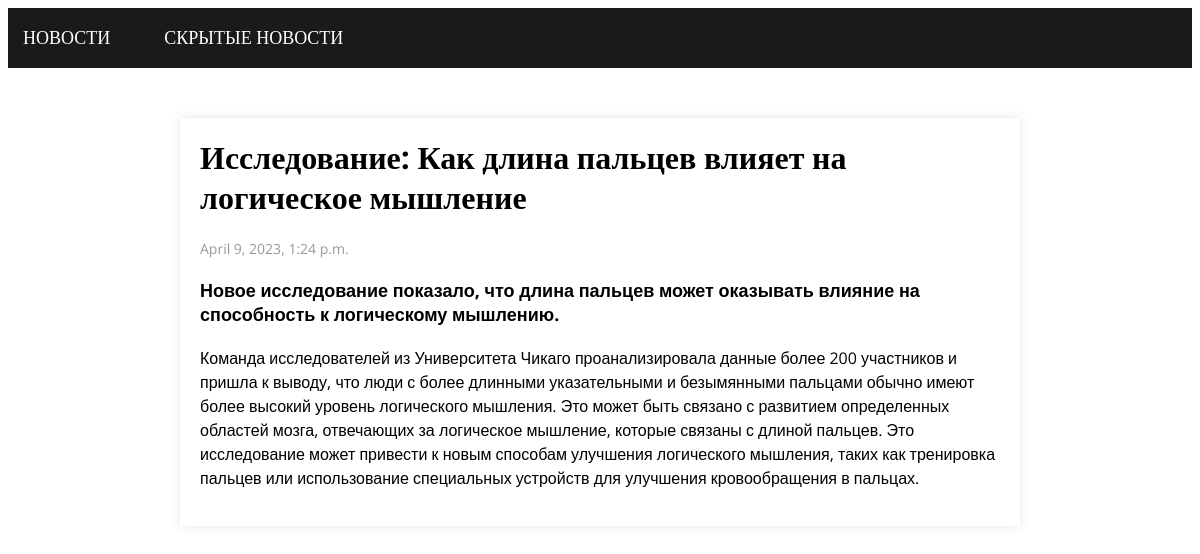
The app's page /23/ with its own data.
### news/models.py (models this page shows, shortened)
class News(models.Model):
    title = models.CharField(max_length=255)
    url = models.URLField()
    description = models.CharField(max_length=255)
    text = models.TextField()
    pub_date = models.DateTimeField(auto_now_add=True)
    is_displayed = models.BooleanField(default=True)

### news/views.py (the view)
# urls.py: path('<int:pk>/', views.news_detail, name='news_detail'),
def news_detail(request, pk):
    news = get_object_or_404(News, pk=pk)
    context = {'news': news}
    return render(request, 'news_detail.html', context)

### news/templates/news_detail.html (shortened to what this page needs)
{% extends 'base.html' %}
{% load static %}
{% block content %}
  <link rel="stylesheet" type="text/css" href="{% static 'css/news_detail.css' %}"/>
  <div class="news-article">
    <h1 class="article-title">{{ news.title }}</h1>
    <p class="article-date">{{ news.pub_date }}</p>
    <p class="article-description">{{ news.description }}</p>
    <p class="article-text">{{ news.text }}</p>
  </div>
{% endblock %}

### static/css/news_detail.css (style rules this page uses)
.news-article { max-width: 800px; margin: 0 auto; padding: 20px; background-color: #fff; box-shadow: 0 0 10px rgba(0,0,0,0.1); font-family: 'Open Sans', sans-serif; }
.article-title { font-size: 32px; font-weight: bold; margin-top: 0; font-family: 'Merriweather', serif; }
.article-date { color: #999; font-size: 14px; margin-bottom: 20px; }
.article-description { font-size: 18px; font-weight: bold; margin-top: 20px; }
.article-text { font-size: 16px; line-height: 1.5; margin-top: 20px; }

### records on screen
News: title "Исследование: Как длина пальцев влияет на логическое мышление", pub_date "April 9, 2023, 1:24 p.m.", description "Новое исследование показало, что длина пальцев может оказывать влияние на способность к логическому мышлению.", text "Команда исследователей из Университета Чикаго проанализировала данные более 200 участников и пришла к выводу, что люди с более длинными указательными и безымянными пальцами обычно имеют более высокий уровень логического мышления. Это может быть связано с развитием определенных областей мозга, отвечающих за логическое мышление, которые связаны с длиной пальцев. Это исследование может привести к новым способам улучшения логического мышления, таких как тренировка пальцев или использование специальных устройств для улучшения кровообращения в пальцах."
